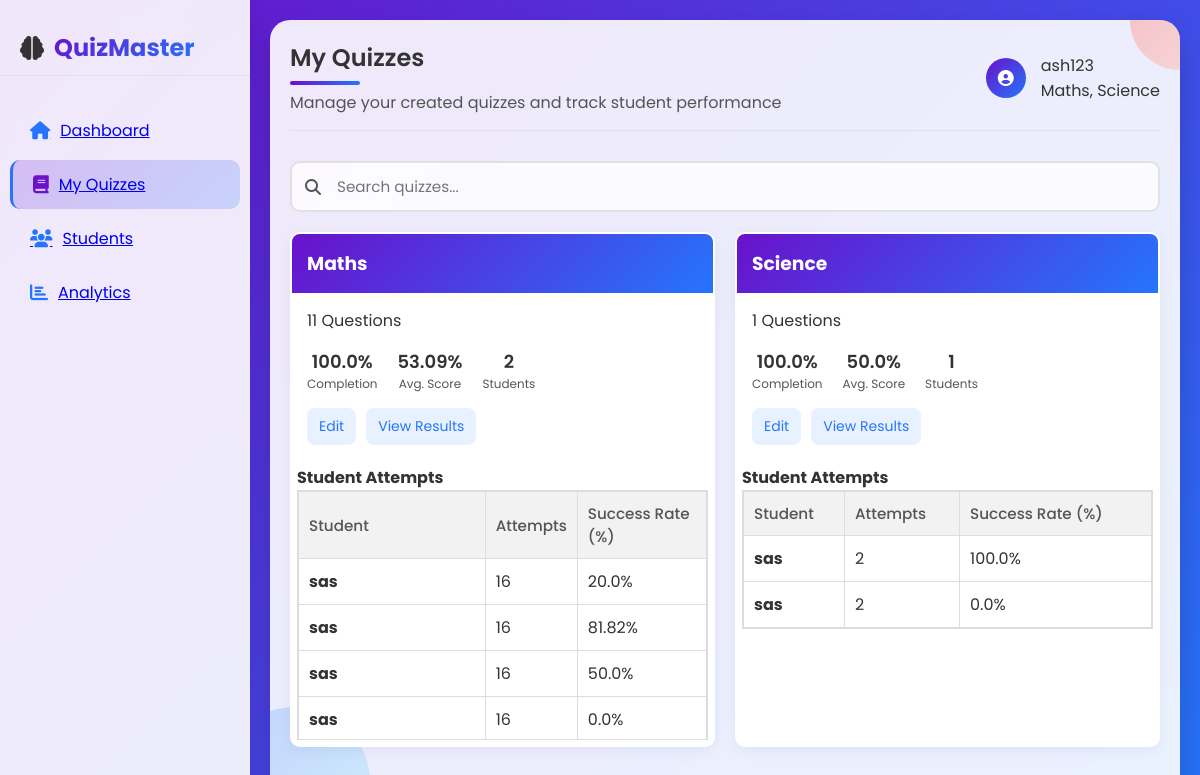
Screenshot of /educator/dashboard/my_quizzes (signed in) with the database file from the repository.
### Educators/models.py (models this page shows, shortened)
class Educator(models.Model):
    user = models.OneToOneField(User, on_delete=models.CASCADE)
    subject_specialization = models.CharField(default="",max_length=255)
    experience = models.IntegerField(default=0)
    joined_date = models.DateTimeField(auto_now_add=True)

### Admin/models.py (models this page shows, shortened)
class User(AbstractUser):
    GENDER_CHOICES = (
    ('Male', 'Male'),
    ('Female', 'Female'),
    ('Other', 'Other'),
    )
    email = models.EmailField(unique=True)
    name= models.CharField(max_length=100,default="")
    dob = models.DateField(null=True, blank=True)
    gender = models.CharField(max_length=10, choices=GENDER_CHOICES, null=True, blank=True)
    address = models.TextField(blank=True)
    role = models.CharField(max_length=10, choices=[('student', 'Student'), ('educator', 'Educator'), ('admin', 'Admin')])
    USERNAME_FIELD = 'email'  # Use email for login instead of username
    REQUIRED_FIELDS = ['username']

### Quizzes/models.py (models this page shows)
class Quiz(models.Model):
    title = models.CharField(max_length=255)
    educator = models.ForeignKey(Educator, on_delete=models.CASCADE)
    created_at = models.DateTimeField(auto_now_add=True)
    subject = models.CharField(max_length=100, default='General')
    def __str__(self):
        return self.title

### Educators/views.py (the view)
# urls.py: path('educator/dashboard/my_quizzes',my_quizzes,name='edu_quizzes'),
@login_required
def my_quizzes(request):
    educator = get_object_or_404(Educator, user=request.user)
    quizzes = Quiz.objects.filter(educator=educator).annotate(
        students_count1=Count('studentquizattempt__student', distinct=True),
        students_count=Count('studentquizattempt', distinct=True),
        num_questions=Count('question',distinct=True),
        avg_score=Avg('studentquizattempt__score')
    )
    student_attempts = StudentQuizAttempt.objects.filter(quiz__educator=educator).select_related('student__user')
    quiz_data = []
    for quiz in quizzes:
        print(quiz.num_questions)
        attempts = student_attempts.filter(quiz=quiz)
        total_attempts = attempts.count()
        unique_students = quiz.students_count or 1  # Avoid division by zero
        quiz_data.append({
            'quiz': quiz,
            'num_questions': quiz.num_questions,
            'students_count': quiz.students_count1,
            'total_attempts': total_attempts,
            'avg_score': round(quiz.avg_score or 0, 2),
            'completion_rate': round((total_attempts / unique_students) * 100, 2) if total_attempts else 0,
            'student_attempts': [
                {
                    'student': attempt.student.user.name,
                    'attempts': student_attempts.filter(student=attempt.student, quiz=quiz).count(),
                    'success_rate': round(attempt.score, 2)
                }
                for attempt in student_attempts.filter(quiz=quiz)
            ]
        })
    print(quiz_data)
    return render(request, 'educators/my_quizzes.html', {'quiz_data': quiz_data,'educator':educator})

### templates/educators/my_quizzes.html (shortened to what this page needs)
<!DOCTYPE html>
<html lang="en">
<head>
        <link rel="stylesheet" href="https://cdnjs.cloudflare.com/ajax/libs/font-awesome/6.5.1/css/all.min.css">
    <link rel="stylesheet" href="/templates/educators/css/styles(1).css">
</head>
{% load static %}
<body>
    <div class="dashboard">
        <div class="sidebar">
            <div class="logo">
                <i class="fas fa-brain"></i>
                <span>QuizMaster</span>
            </div>
            <a href="{% url 'educator_dashboard' %}" class="nav-item">
                <i class="fas fa-home"></i>
                <span>Dashboard</span>
            </a>
            <a href="{% url 'edu_quizzes' %}" class="nav-item active">
                <i class="fas fa-book"></i>
                <span>My Quizzes</span>
            </a>
            <a href="{% url 'Students_board' %}" class="nav-item">
                <i class="fas fa-users"></i>
                <span>Students</span>
            </a>
            <a href="{% url 'educator_analytics' %}" class="nav-item">
                <i class="fas fa-chart-bar"></i>
                <span>Analytics</span>
            </a>
        </div>
        <div class="content">
            <div class="header">
                <div class="header-title">
                    <h1>My Quizzes</h1>
                    <p>Manage your created quizzes and track student performance</p>
                </div>
                <div class="user-menu">
                    <div class="avatar fas fa-user-circle profile-icon">{{ educator_initials }}</div>
                    <div class="user-info">
                        <div class="user-name">{{ educator.user.username }}</div>
                        <div class="user-role">{{ educator.subject_specialization }}</div>
                    </div>
                </div>
            </div>
            <div class="search-container">
                <i class="fas fa-search"></i>
                <input type="text" id="search-bar" placeholder="Search quizzes..." onkeyup="filterQuizzes()">
            </div>
            <div class="quiz-grid">
                {% for quiz_info in quiz_data %}
                <div class="quiz-card" data-title="{{ quiz_info.quiz.title }}">
                    <div class="quiz-header">
                        <h3>{{ quiz_info.quiz.title }}</h3>
                    </div>
                    <div class="quiz-body">
                        <p>{{ quiz_info.num_questions }} Questions</p>
                        <div class="quiz-stats">
                            <div class="quiz-stat">
                                <div class="value">{{ quiz_info.completion_rate }}%</div>
                                <div class="label">Completion</div>
                            </div>
                            <div class="quiz-stat">
                                <div class="value">{{ quiz_info.avg_score }}%</div>
                                <div class="label">Avg. Score</div>
                            </div>
                            <div class="quiz-stat">
                                <div class="value">{{ quiz_info.students_count }}</div>
                                <div class="label">Students</div>
                            </div>
                        </div>
                        <div class="quiz-actions">
                            <a href="{% url 'edit_quiz' quiz_info.quiz.id %}"><button>Edit</button></a>
                            <a href="{% url 'view_results' quiz_info.quiz.id %}"><button>View Results</button></a>
                        </div>
                    </div>
                    <div class="quiz-students">
                        <h4>Student Attempts</h4>
                        <div class="table-container">
                            <table>
                                <thead>
                                    <tr>
                                        <th>Student</th>
                                        <th>Attempts</th>
                                        <th>Success Rate (%)</th>
                                    </tr>
                                </thead>
                                <tbody>
                                    {% for student in quiz_info.student_attempts %}
                                    <tr>
                                        <td><strong>{{ student.student }}</strong></td>
                                        <td>{{ student.attempts }}</td>
                                        <td>{{ student.success_rate }}%</td>
                                    </tr>
                                    {% empty %}
                                    <tr>
                                        <td>No attempts yet.</td>
                                    </tr>
                                    {% endfor %}
                                </tbody>
                            </table>
                        </div>
                    </div>
                </div>
                {% empty %}
                <p>No quizzes available.</p>
                {% endfor %}
            </div>
        </div>
    </div>
</body>
</html>

### rows the page displays
Educator: user.username "ash123", subject_specialization "Maths, Science"
Quiz: quiz "Maths", num_questions "11", completion_rate "100.0", avg_score "53.09", students_count "2", attempts "16" "16" "16" "16", success_rate "20.0" "81.82" "50.0" "0.0"
User: student "sas" "sas" "sas" "sas" "sas" "sas"
Quiz: quiz "Science", num_questions "1", completion_rate "100.0", avg_score "50.0", students_count "1", attempts "2" "2", success_rate "100.0" "0.0"
